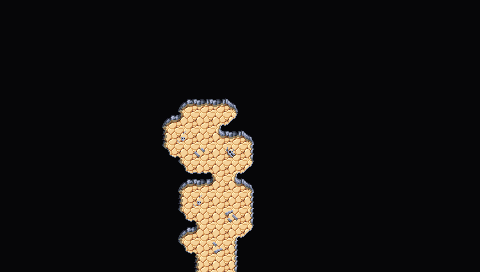

This is a level from a 2D game, rendered from its Tiled map with the project's own tilesets. A one-line summary and the map file follow, with tile-layer data summarised:
An orthogonal 30x17 tile map with 16x16 px tiles, 3 tile layers (Background, Ground, Foreground), 2 tilesets and 3 objects.

<map version="1.5" tiledversion="1.7.2" orientation="orthogonal" renderorder="right-down" width="30" height="17" tilewidth="16" tileheight="16" infinite="0" nextlayerid="6" nextobjectid="55">
 <editorsettings>
  <export target="wastetown..tmx" format="tmx" />
 </editorsettings>
 <tileset firstgid="1" source="../tileset/main.tsx" />
 <tileset firstgid="3477" source="../tileset/buildings.tsx" />
 <layer id="1" name="Background" width="30" height="17">
  <data>[510 cells, 510 non-empty, 1 distinct tile ids]</data>
 </layer>
 <layer id="2" name="Ground" width="30" height="17">
  <data>[510 cells, 502 non-empty, 18 distinct tile ids]</data>
 </layer>
 <layer id="3" name="Foreground" width="30" height="17">
  <properties>
   <property name="spriteLayer" type="bool" value="true" />
  </properties>
  <data>[510 cells, 0 non-empty, 0 distinct tile ids]</data>
 </layer>
 <objectgroup id="4" name="Objects">
  <object id="38" template="../obj/entry_up.tx" x="209" y="282">
   <properties>
    <property name="teleport" value="" />
   </properties>
  </object>
  <object id="53" template="../obj/treasure.tx" x="194" y="125" />
  <object id="54" template="../obj/enemy.tx" x="215.545" y="184.5">
   <properties>
    <property name="enemy" value="Big Zombie" />
   </properties>
  </object>
 </objectgroup>
</map>
